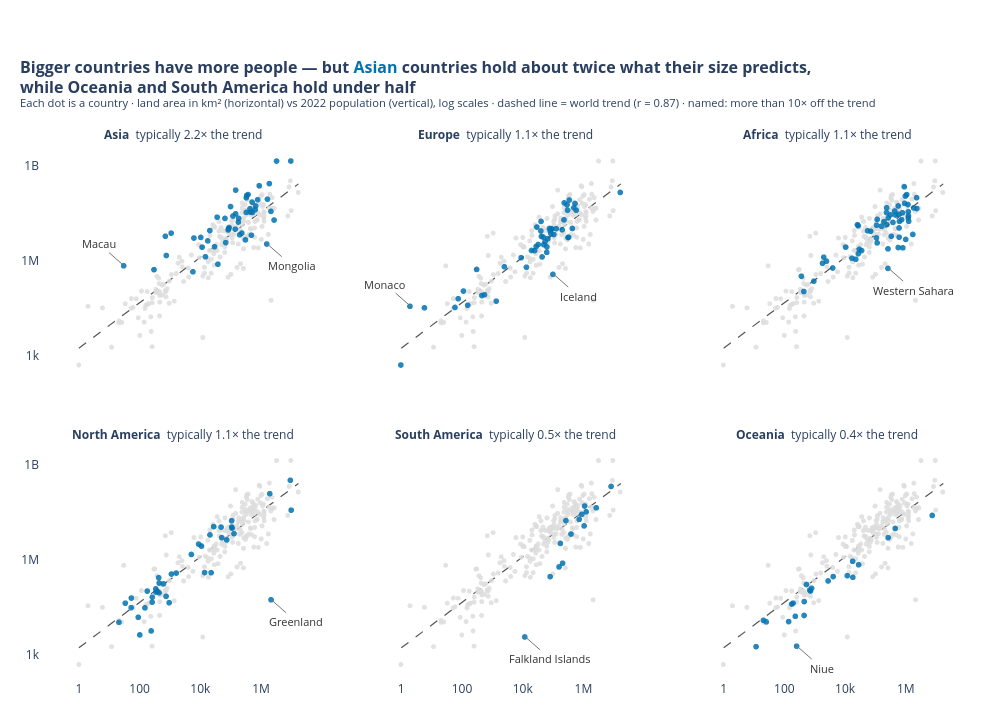

The notebook cell this image was saved under:
### Markdown cell above
**Chart choice & justification:** *Which chart did you choose, and why? Justify design choices.

**Scatter plot on log–log axes, shown as small multiples (one panel per continent).** Area vs population is a relationship between two numeric variables, and both span six or more orders of magnitude, so log scales are needed to see anything besides the giants.

*Design:* Each panel shows every country in grey for context and highlights one continent in blue against the same dashed world trend line, so the continents can be compared without a six-colour legend. Panels are ordered from furthest above the trend (Asia) to furthest below (Oceania), and each panel title states how far its typical country sits from the trend. The countries that break the pattern most (the furthest above and below the trend in each continent, if more than 10× off it) are labelled directly.

### Code cell
# Q3
GREY, ACCENT = '#DDDDDD', '#0072B2'

# World trend on log–log scales: log10(population) = b0 + b1 · log10(area)
log_area, log_pop = np.log10(df['Area']), np.log10(df['2022 Population'])
b1, b0 = np.polyfit(log_area, log_pop, 1)
r = np.corrcoef(log_area, log_pop)[0, 1]
q3 = df.assign(Residual=log_pop - (b0 + b1 * log_area))     # > 0: more people than the trend predicts

# How far each continent's typical country sits from the trend (10**median residual = "× the trend")
vs_trend = 10 ** q3.groupby('Continent')['Residual'].median().sort_values(ascending=False)

# Small multiples: every panel shows ALL countries in grey for context and highlights one continent
panels = pd.concat([q3.assign(Panel=c) for c in vs_trend.index], ignore_index=True)
panels['Group'] = np.where(panels['Continent'] == panels['Panel'], 'Highlighted', 'Context')

fig = px.scatter(panels, x='Area', y='2022 Population', facet_col='Panel', facet_col_wrap=3,
                 color='Group', log_x=True, log_y=True, hover_name='Country',
                 hover_data={'Panel': False, 'Group': False, 'Area': ':,', '2022 Population': ':,'},
                 category_orders={'Panel': list(vs_trend.index), 'Group': ['Context', 'Highlighted']},
                 color_discrete_map={'Context': GREY, 'Highlighted': ACCENT},
                 facet_col_spacing=0.04, facet_row_spacing=0.12, template='plotly_white')
fig.update_traces(marker=dict(size=6, opacity=0.85))
fig.update_traces(selector=dict(name='Context'), hoverinfo='skip', hovertemplate=None, marker=dict(size=5))

# Facet titles: continent + how far its typical country sits from the world trend
fig.for_each_annotation(lambda a: a.update(
    text=f"<b>{a.text.split('=')[-1]}</b>  typically {vs_trend[a.text.split('=')[-1]]:.1f}× the trend"))

# Same dashed world trend line in every panel
xs = np.logspace(np.log10(df['Area'].min()), np.log10(df['Area'].max()), 50)
fig.add_scatter(x=xs, y=10 ** (b0 + b1 * np.log10(xs)), mode='lines', hoverinfo='skip', showlegend=False,
                line=dict(color='#555555', width=1.2, dash='dash'), row='all', col='all')

# Label the countries that break the pattern: the furthest above and below the trend in each continent,
# if they sit more than 10× off it (|residual| > 1 on the log scale)
breakers = pd.concat([q3.loc[q3.groupby('Continent')['Residual'].idxmax()],
                      q3.loc[q3.groupby('Continent')['Residual'].idxmin()]])
breakers = breakers[breakers['Residual'].abs() > 1].set_index('Country')
for trace in fig.data:
    if trace.name != 'Highlighted':
        continue
    for country, x, y in zip(trace.hovertext, trace.x, trace.y):
        if country in breakers.index:
            above = breakers.loc[country, 'Residual'] > 0
            fig.add_annotation(x=np.log10(x), y=np.log10(y), xref=trace.xaxis, yref=trace.yaxis, text=country,
                               showarrow=True, arrowhead=0, arrowwidth=1, arrowcolor='#757575',
                               ax=-25 if above else 25, ay=-22 if above else 22, font=dict(size=11, color='#333333'))

fig.update_xaxes(title=None, showgrid=False, tickvals=[1, 100, 1e4, 1e6], ticktext=['1', '100', '10k', '1M'])
fig.update_yaxes(title=None, showgrid=False, tickvals=[1e3, 1e6, 1e9], ticktext=['1k', '1M', '1B'])
fig.update_layout(
    title=dict(text=f"<b>Bigger countries have more people — but <span style='color:{ACCENT}'>Asian</span> countries hold "
                    f"about twice what their size predicts,<br>while Oceania and South America hold under half</b>"
                    f"<br><sup>Each dot is a country · land area in km² (horizontal) vs 2022 population (vertical), log scales · "
                    f"dashed line = world trend (r = {r:.2f}) · named: more than 10× off the trend</sup>",
               x=0.02, xanchor='left', font=dict(size=16)),
    showlegend=False, width=1000, height=720, margin=dict(l=40, r=30, t=145, b=40))
fig.show()

### Figure 1 — Plotly figure (JSON) as saved in the notebook; plotly's stock layout.template omitted (floating-point values rounded to 4 significant figures; data arrays with more than 128 entries replaced by an {"elided": "..."} marker saying what was removed)
{"data": [{"customdata": {"elided": "184x2 str values"}, "hoverinfo": "skip", "hovertext": {"elided": "184 str values"}, "legendgroup": "Context", "marker": {"color": "#DDDDDD", "opacity": 0.85, "size": 5, "symbol": "circle"}, "mode": "markers", "name": "Context", "showlegend": true, "type": "scattergl", "x": {"elided": "184 int values"}, "xaxis": "x4", "y": {"elided": "184 int values"}, "yaxis": "y4"}, {"customdata": [["Asia", "Highlighted"], ["Asia", "Highlighted"], ["Asia", "Highlighted"], ["Asia", "Highlighted"], ["Asia", "Highlighted"], ["Asia", "Highlighted"], ["Asia", "Highlighted"], ["Asia", "Highlighted"], ["Asia", "Highlighted"], ["Asia", "Highlighted"], ["Asia", "Highlighted"], ["Asia", "Highlighted"], ["Asia", "Highlighted"], ["Asia", "Highlighted"], ["Asia", "Highlighted"], ["Asia", "Highlighted"], ["Asia", "Highlighted"], ["Asia", "Highlighted"], ["Asia", "Highlighted"], ["Asia", "Highlighted"], ["Asia", "Highlighted"], ["Asia", "Highlighted"], ["Asia", "Highlighted"], ["Asia", "Highlighted"], ["Asia", "Highlighted"], ["Asia", "Highlighted"], ["Asia", "Highlighted"], ["Asia", "Highlighted"], ["Asia", "Highlighted"], ["Asia", "Highlighted"], ["Asia", "Highlighted"], ["Asia", "Highlighted"], ["Asia", "Highlighted"], ["Asia", "Highlighted"], ["Asia", "Highlighted"], ["Asia", "Highlighted"], ["Asia", "Highlighted"], ["Asia", "Highlighted"], ["Asia", "Highlighted"], ["Asia", "Highlighted"], ["Asia", "Highlighted"], ["Asia", "Highlighted"], ["Asia", "Highlighted"], ["Asia", "Highlighted"], ["Asia", "Highlighted"], ["Asia", "Highlighted"], ["Asia", "Highlighted"], ["Asia", "Highlighted"], ["Asia", "Highlighted"], ["Asia", "Highlighted"]], "hovertemplate": "<b>%{hovertext}</b><br><br>Area=%{x:,}<br>2022 Population=%{y:,}<extra></extra>", "hovertext": ["Afghanistan", "Armenia", "Azerbaijan", "Bahrain", "Bangladesh", "Bhutan", "Brunei", "Cambodia", "China", "Georgia", "Hong Kong", "India", "Indonesia", "Iran", "Iraq", "Israel", "Japan", "Jordan", "Kazakhstan", "Kuwait", "Kyrgyzstan", "Laos", "Lebanon", "Macau", "Malaysia", "Maldives", "Mongolia", "Myanmar", "Nepal", "North Korea", "Oman", "Pakistan", "Palestine", "Philippines", "Qatar", "Saudi Arabia", "Singapore", "South Korea", "Sri Lanka", "Syria", "Taiwan", "Tajikistan", "Thailand", "Timor-Leste", "Turkey", "Turkmenistan", "United Arab Emirates", "Uzbekistan", "Vietnam", "Yemen"], "legendgroup": "Highlighted", "marker": {"color": "#0072B2", "opacity": 0.85, "size": 6, "symbol": "circle"}, "mode": "markers", "name": "Highlighted", "showlegend": true, "type": "scattergl", "x": [652230, 29743, 86600, 765, 147570, 38394, 5765, 181035, 9706961, 69700, 1104, 3287590, 1904569, 1648195, 438317, 20770, 377930, 89342, 2724900, 17818, 199951, 236800, 10452, 30, 330803, 300, 1564110, 676578, 147181, 120538, 309500, 881912, 6220, 342353, 11586, 2149690, 710, 100210, 65610, 185180, 36193, 143100, 513120, 14874, 783562, 488100, 83600, 447400, 331212, 527968], "xaxis": "x4", "y": [41128771, 2780469, 10358074, 1472233, 171186372, 782455, 449002, 16767842, 1425887337, 3744385, 7488865, 1417173173, 275501339, 88550570, 44496122, 9038309, 123951692, 11285869, 19397998, 4268873, 6630623, 7529475, 5489739, 695168, 33938221, 523787, 3398366, 54179306, 30547580, 26069416, 4576298, 235824862, 5250072, 115559009, 2695122, 36408820, 5975689, 51815810, 21832143, 22125249, 23893394, 9952787, 71697030, 1341296, 85341241, 6430770, 9441129, 34627652, 98186856, 33696614], "yaxis": "y4"}, {"customdata": {"elided": "184x2 str values"}, "hoverinfo": "skip", "hovertext": {"elided": "184 str values"}, "legendgroup": "Context", "marker": {"color": "#DDDDDD", "opacity": 0.85, "size": 5, "symbol": "circle"}, "mode": "markers", "name": "Context", "showlegend": false, "type": "scattergl", "x": {"elided": "184 int values"}, "xaxis": "x5", "y": {"elided": "184 int values"}, "yaxis": "y5"}, {"customdata": [["Europe", "Highlighted"], ["Europe", "Highlighted"], ["Europe", "Highlighted"], ["Europe", "Highlighted"], ["Europe", "Highlighted"], ["Europe", "Highlighted"], ["Europe", "Highlighted"], ["Europe", "Highlighted"], ["Europe", "Highlighted"], ["Europe", "Highlighted"], ["Europe", "Highlighted"], ["Europe", "Highlighted"], ["Europe", "Highlighted"], ["Europe", "Highlighted"], ["Europe", "Highlighted"], ["Europe", "Highlighted"], ["Europe", "Highlighted"], ["Europe", "Highlighted"], ["Europe", "Highlighted"], ["Europe", "Highlighted"], ["Europe", "Highlighted"], ["Europe", "Highlighted"], ["Europe", "Highlighted"], ["Europe", "Highlighted"], ["Europe", "Highlighted"], ["Europe", "Highlighted"], ["Europe", "Highlighted"], ["Europe", "Highlighted"], ["Europe", "Highlighted"], ["Europe", "Highlighted"], ["Europe", "Highlighted"], ["Europe", "Highlighted"], ["Europe", "Highlighted"], ["Europe", "Highlighted"], ["Europe", "Highlighted"], ["Europe", "Highlighted"], ["Europe", "Highlighted"], ["Europe", "Highlighted"], ["Europe", "Highlighted"], ["Europe", "Highlighted"], ["Europe", "Highlighted"], ["Europe", "Highlighted"], ["Europe", "Highlighted"], ["Europe", "Highlighted"], ["Europe", "Highlighted"], ["Europe", "Highlighted"], ["Europe", "Highlighted"], ["Europe", "Highlighted"], ["Europe", "Highlighted"], ["Europe", "Highlighted"]], "hovertemplate": "<b>%{hovertext}</b><br><br>Area=%{x:,}<br>2022 Population=%{y:,}<extra></extra>", "hovertext": ["Albania", "Andorra", "Austria", "Belarus", "Belgium", "Bosnia and Herzegovina", "Bulgaria", "Croatia", "Cyprus", "Czech Republic", "Denmark", "Estonia", "Faroe Islands", "Finland", "France", "Germany", "Gibraltar", "Greece", "Guernsey", "Hungary", "Iceland", "Ireland", "Isle of Man", "Italy", "Jersey", "Latvia", "Liechtenstein", "Lithuania", "Luxembourg", "Malta", "Moldova", "Monaco", "Montenegro", "Netherlands", "North Macedonia", "Norway", "Poland", "Portugal", "Romania", "Russia", "San Marino", "Serbia", "Slovakia", "Slovenia", "Spain", "Sweden", "Switzerland", "Ukraine", "United Kingdom", "Vatican City"], "legendgroup": "Highlighted", "marker": {"color": "#0072B2", "opacity": 0.85, "size": 6, "symbol": "circle"}, "mode": "markers", "name": "Highlighted", "showlegend": false, "type": "scattergl", "x": [28748, 468, 83871, 207600, 30528, 51209, 110879, 56594, 9251, 78865, 43094, 45227, 1393, 338424, 551695, 357114, 6, 131990, 78, 93028, 103000, 70273, 572, 301336, 116, 64559, 160, 65300, 2586, 316, 33846, 2, 13812, 41850, 25713, 323802, 312679, 92090, 238391, 17098242, 61, 88361, 49037, 20273, 505992, 450295, 41284, 603500, 242900, 1], "xaxis": "x5", "y": [2842321, 79824, 8939617, 9534954, 11655930, 3233526, 6781953, 4030358, 1251488, 10493986, 5882261, 1326062, 53090, 5540745, 64626628, 83369843, 32649, 10384971, 63301, 9967308, 372899, 5023109, 84519, 59037474, 110778, 1850651, 39327, 2750055, 647599, 533286, 3272996, 36469, 627082, 17564014, 2093599, 5434319, 39857145, 10270865, 19659267, 144713314, 33660, 7221365, 5643453, 2119844, 47558630, 10549347, 8740472, 39701739, 67508936, 510], "yaxis": "y5"}, {"customdata": {"elided": "177x2 str values"}, "hoverinfo": "skip", "hovertext": {"elided": "177 str values"}, "legendgroup": "Context", "marker": {"color": "#DDDDDD", "opacity": 0.85, "size": 5, "symbol": "circle"}, "mode": "markers", "name": "Context", "showlegend": false, "type": "scattergl", "x": {"elided": "177 int values"}, "xaxis": "x6", "y": {"elided": "177 int values"}, "yaxis": "y6"}, {"customdata": [["Africa", "Highlighted"], ["Africa", "Highlighted"], ["Africa", "Highlighted"], ["Africa", "Highlighted"], ["Africa", "Highlighted"], ["Africa", "Highlighted"], ["Africa", "Highlighted"], ["Africa", "Highlighted"], ["Africa", "Highlighted"], ["Africa", "Highlighted"], ["Africa", "Highlighted"], ["Africa", "Highlighted"], ["Africa", "Highlighted"], ["Africa", "Highlighted"], ["Africa", "Highlighted"], ["Africa", "Highlighted"], ["Africa", "Highlighted"], ["Africa", "Highlighted"], ["Africa", "Highlighted"], ["Africa", "Highlighted"], ["Africa", "Highlighted"], ["Africa", "Highlighted"], ["Africa", "Highlighted"], ["Africa", "Highlighted"], ["Africa", "Highlighted"], ["Africa", "Highlighted"], ["Africa", "Highlighted"], ["Africa", "Highlighted"], ["Africa", "Highlighted"], ["Africa", "Highlighted"], ["Africa", "Highlighted"], ["Africa", "Highlighted"], ["Africa", "Highlighted"], ["Africa", "Highlighted"], ["Africa", "Highlighted"], ["Africa", "Highlighted"], ["Africa", "Highlighted"], ["Africa", "Highlighted"], ["Africa", "Highlighted"], ["Africa", "Highlighted"], ["Africa", "Highlighted"], ["Africa", "Highlighted"], ["Africa", "Highlighted"], ["Africa", "Highlighted"], ["Africa", "Highlighted"], ["Africa", "Highlighted"], ["Africa", "Highlighted"], ["Africa", "Highlighted"], ["Africa", "Highlighted"], ["Africa", "Highlighted"], ["Africa", "Highlighted"], ["Africa", "Highlighted"], ["Africa", "Highlighted"], ["Africa", "Highlighted"], ["Africa", "Highlighted"], ["Africa", "Highlighted"], ["Africa", "Highlighted"]], "hovertemplate": "<b>%{hovertext}</b><br><br>Area=%{x:,}<br>2022 Population=%{y:,}<extra></extra>", "hovertext": ["Algeria", "Angola", "Benin", "Botswana", "Burkina Faso", "Burundi", "Cameroon", "Cape Verde", "Central African Republic", "Chad", "Comoros", "Djibouti", "DR Congo", "Egypt", "Equatorial Guinea", "Eritrea", "Eswatini", "Ethiopia", "Gabon", "Gambia", "Ghana", "Guinea", "Guinea-Bissau", "Ivory Coast", "Kenya", "Lesotho", "Liberia", "Libya", "Madagascar", "Malawi", "Mali", "Mauritania", "Mauritius", "Mayotte", "Morocco", "Mozambique", "Namibia", "Niger", "Nigeria", "Republic of the Congo", "Reunion", "Rwanda", "Sao Tome and Principe", "Senegal", "Seychelles", "Sierra Leone", "Somalia", "South Africa", "South Sudan", "Sudan", "Tanzania", "Togo", "Tunisia", "Uganda", "Western Sahara", "Zambia", "Zimbabwe"], "legendgroup": "Highlighted", "marker": {"color": "#0072B2", "opacity": 0.85, "size": 6, "symbol": "circle"}, "mode": "markers", "name": "Highlighted", "showlegend": false, "type": "scattergl", "x": [2381741, 1246700, 112622, 582000, 272967, 27834, 475442, 4033, 622984, 1284000, 1862, 23200, 2344858, 1002450, 28051, 117600, 17364, 1104300, 267668, 10689, 238533, 245857, 36125, 322463, 580367, 30355, 111369, 1759540, 587041, 118484, 1240192, 1030700, 2040, 374, 446550, 801590, 825615, 1267000, 923768, 342000, 2511, 26338, 964, 196722, 452, 71740, 637657, 1221037, 619745, 1886068, 945087, 56785, 163610, 241550, 266000, 752612, 390757], "xaxis": "x6", "y": [44903225, 35588987, 13352864, 2630296, 22673762, 12889576, 27914536, 593149, 5579144, 17723315, 836774, 1120849, 99010212, 110990103, 1674908, 3684032, 1201670, 123379924, 2388992, 2705992, 33475870, 13859341, 2105566, 28160542, 54027487, 2305825, 5302681, 6812341, 29611714, 20405317, 22593590, 4736139, 1299469, 326101, 37457971, 32969517, 2567012, 26207977, 218541212, 5970424, 974052, 13776698, 227380, 17316449, 107118, 8605718, 17597511, 59893885, 10913164, 46874204, 65497748, 8848699, 12356117, 47249585, 575986, 20017675, 16320537], "yaxis": "y6"}, {"customdata": {"elided": "194x2 str values"}, "hoverinfo": "skip", "hovertext": {"elided": "194 str values"}, "legendgroup": "Context", "marker": {"color": "#DDDDDD", "opacity": 0.85, "size": 5, "symbol": "circle"}, "mode": "markers", "name": "Context", "showlegend": false, "type": "scattergl", "x": {"elided": "194 int values"}, "xaxis": "x", "y": {"elided": "194 int values"}, "yaxis": "y"}, {"customdata": [["North America", "Highlighted"], ["North America", "Highlighted"], ["North America", "Highlighted"], ["North America", "Highlighted"], ["North America", "Highlighted"], ["North America", "Highlighted"], ["North America", "Highlighted"], ["North America", "Highlighted"], ["North America", "Highlighted"], ["North America", "Highlighted"], ["North America", "Highlighted"], ["North America", "Highlighted"], ["North America", "Highlighted"], ["North America", "Highlighted"], ["North America", "Highlighted"], ["North America", "Highlighted"], ["North America", "Highlighted"], ["North America", "Highlighted"], ["North America", "Highlighted"], ["North America", "Highlighted"], ["North America", "Highlighted"], ["North America", "Highlighted"], ["North America", "Highlighted"], ["North America", "Highlighted"], ["North America", "Highlighted"], ["North America", "Highlighted"], ["North America", "Highlighted"], ["North America", "Highlighted"], ["North America", "Highlighted"], ["North America", "Highlighted"], ["North America", "Highlighted"], ["North America", "Highlighted"], ["North America", "Highlighted"], ["North America", "Highlighted"], ["North America", "Highlighted"], ["North America", "Highlighted"], ["North America", "Highlighted"], ["North America", "Highlighted"], ["North America", "Highlighted"], ["North America", "Highlighted"]], "hovertemplate": "<b>%{hovertext}</b><br><br>Area=%{x:,}<br>2022 Population=%{y:,}<extra></extra>", "hovertext": ["Anguilla", "Antigua and Barbuda", "Aruba", "Bahamas", "Barbados", "Belize", "Bermuda", "British Virgin Islands", "Canada", "Cayman Islands", "Costa Rica", "Cuba", "Curacao", "Dominica", "Dominican Republic", "El Salvador", "Greenland", "Grenada", "Guadeloupe", "Guatemala", "Haiti", "Honduras", "Jamaica", "Martinique", "Mexico", "Montserrat", "Nicaragua", "Panama", "Puerto Rico", "Saint Barthelemy", "Saint Kitts and Nevis", "Saint Lucia", "Saint Martin", "Saint Pierre and Miquelon", "Saint Vincent and the Grenadines", "Sint Maarten", "Trinidad and Tobago", "Turks and Caicos Islands", "United States", "United States Virgin Islands"], "legendgroup": "Highlighted", "marker": {"color": "#0072B2", "opacity": 0.85, "size": 6, "symbol": "circle"}, "mode": "markers", "name": "Highlighted", "showlegend": false, "type": "scattergl", "x": [91, 442, 180, 13943, 430, 22966, 54, 151, 9984670, 264, 51100, 109884, 444, 751, 48671, 21041, 2166086, 344, 1628, 108889, 27750, 112492, 10991, 1128, 1964375, 102, 130373, 75417, 8870, 21, 261, 616, 53, 242, 389, 34, 5130, 948, 9372610, 347], "xaxis": "x", "y": [15857, 93763, 106445, 409984, 281635, 405272, 64184, 31305, 38454327, 68706, 5180829, 11212191, 191163, 72737, 11228821, 6336392, 56466, 125438, 395752, 17843908, 11584996, 10432860, 2827377, 367507, 127504125, 4390, 6948392, 4408581, 3252407, 10967, 47657, 179857, 31791, 5862, 103948, 44175, 1531044, 45703, 338289857, 99465], "yaxis": "y"}, {"customdata": {"elided": "220x2 str values"}, "hoverinfo": "skip", "hovertext": {"elided": "220 str values"}, "legendgroup": "Context", "marker": {"color": "#DDDDDD", "opacity": 0.85, "size": 5, "symbol": "circle"}, "mode": "markers", "name": "Context", "showlegend": false, "type": "scattergl", "x": {"elided": "220 int values"}, "xaxis": "x2", "y": {"elided": "220 int values"}, "yaxis": "y2"}, {"customdata": [["South America", "Highlighted"], ["South America", "Highlighted"], ["South America", "Highlighted"], ["South America", "Highlighted"], ["South America", "Highlighted"], ["South America", "Highlighted"], ["South America", "Highlighted"], ["South America", "Highlighted"], ["South America", "Highlighted"], ["South America", "Highlighted"], ["South America", "Highlighted"], ["South America", "Highlighted"], ["South America", "Highlighted"], ["South America", "Highlighted"]], "hovertemplate": "<b>%{hovertext}</b><br><br>Area=%{x:,}<br>2022 Population=%{y:,}<extra></extra>", "hovertext": ["Argentina", "Bolivia", "Brazil", "Chile", "Colombia", "Ecuador", "Falkland Islands", "French Guiana", "Guyana", "Paraguay", "Peru", "Suriname", "Uruguay", "Venezuela"], "legendgroup": "Highlighted", "marker": {"color": "#0072B2", "opacity": 0.85, "size": 6, "symbol": "circle"}, "mode": "markers", "name": "Highlighted", "showlegend": false, "type": "scattergl", "x": [2780400, 1098581, 8515767, 756102, 1141748, 276841, 12173, 83534, 214969, 406752, 1285216, 163820, 181034, 916445], "xaxis": "x2", "y": [45510318, 12224110, 215313498, 19603733, 51874024, 18001000, 3780, 304557, 808726, 6780744, 34049588, 618040, 3422794, 28301696], "yaxis": "y2"}, {"customdata": {"elided": "211x2 str values"}, "hoverinfo": "skip", "hovertext": {"elided": "211 str values"}, "legendgroup": "Context", "marker": {"color": "#DDDDDD", "opacity": 0.85, "size": 5, "symbol": "circle"}, "mode": "markers", "name": "Context", "showlegend": false, "type": "scattergl", "x": {"elided": "211 int values"}, "xaxis": "x3", "y": {"elided": "211 int values"}, "yaxis": "y3"}, {"customdata": [["Oceania", "Highlighted"], ["Oceania", "Highlighted"], ["Oceania", "Highlighted"], ["Oceania", "Highlighted"], ["Oceania", "Highlighted"], ["Oceania", "Highlighted"], ["Oceania", "Highlighted"], ["Oceania", "Highlighted"], ["Oceania", "Highlighted"], ["Oceania", "Highlighted"], ["Oceania", "Highlighted"], ["Oceania", "Highlighted"], ["Oceania", "Highlighted"], ["Oceania", "Highlighted"], ["Oceania", "Highlighted"], ["Oceania", "Highlighted"], ["Oceania", "Highlighted"], ["Oceania", "Highlighted"], ["Oceania", "Highlighted"], ["Oceania", "Highlighted"], ["Oceania", "Highlighted"], ["Oceania", "Highlighted"], ["Oceania", "Highlighted"]], "hovertemplate": "<b>%{hovertext}</b><br><br>Area=%{x:,}<br>2022 Population=%{y:,}<extra></extra>", "hovertext": ["American Samoa", "Australia", "Cook Islands", "Fiji", "French Polynesia", "Guam", "Kiribati", "Marshall Islands", "Micronesia", "Nauru", "New Caledonia", "New Zealand", "Niue", "Northern Mariana Islands", "Palau", "Papua New Guinea", "Samoa", "Solomon Islands", "Tokelau", "Tonga", "Tuvalu", "Vanuatu", "Wallis and Futuna"], "legendgroup": "Highlighted", "marker": {"color": "#0072B2", "opacity": 0.85, "size": 6, "symbol": "circle"}, "mode": "markers", "name": "Highlighted", "showlegend": false, "type": "scattergl", "x": [199, 7692024, 236, 18272, 4167, 549, 811, 181, 702, 21, 18575, 270467, 260, 464, 459, 462840, 2842, 28896, 12, 747, 26, 12189, 142], "xaxis": "x3", "y": [44273, 26177413, 17011, 929766, 306279, 171774, 131232, 41569, 114164, 12668, 289950, 5185288, 1934, 49551, 18055, 10142619, 222382, 724273, 1871, 106858, 11312, 326740, 11572], "yaxis": "y3"}, {"hoverinfo": "skip", "line": {"color": "#555555", "dash": "dash", "width": 1.2}, "mode": "lines", "showlegend": false, "type": "scatter", "x": [1.0, 1.405, 1.973, 2.772, 3.894, 5.471, 7.685, 10.8, 15.17, 21.31, 29.93, 42.05, 59.07, 82.97, 116.6, 163.7, 230.0, 323.1, 453.9, 637.7, 895.8, 1258.0, 1768.0, 2483.0, 3489.0, 4901.0, 6885.0, 9672.0, 13590.0, 19090.0, 26810.0, 37670.0, 52910.0, 74330.0, 104400.0, 146700.0, 206100.0, 289500.0, 406700.0, 571300.0, 802500.0, 1127000.0, 1584000.0, 2225000.0, 3125000.0, 4390000.0, 6168000.0, 8664000.0, 12170000.0, 17100000.0], "xaxis": "x", "y": [1715.0, 2188.0, 2791.0, 3561.0, 4543.0, 5796.0, 7395.0, 9434.0, 12040.0, 15360.0, 19590.0, 25000.0, 31890.0, 40690.0, 51910.0, 66230.0, 84490.0, 107800.0, 137500.0, 175500.0, 223900.0, 285600.0, 364400.0, 464900.0, 593100.0, 756700.0, 965400.0, 1232000.0, 1571000.0, 2005000.0, 2558000.0, 3263000.0, 4163000.0, 5312000.0, 6777000.0, 8646000.0, 11030000.0, 14070000.0, 17950000.0, 22910000.0, 29220000.0, 37290000.0, 47570000.0, 60690000.0, 77430000.0, 98790000.0, 126000000.0, 160800000.0, 205100000.0, 261700000.0], "yaxis": "y"}, {"hoverinfo": "skip", "line": {"color": "#555555", "dash": "dash", "width": 1.2}, "mode": "lines", "showlegend": false, "type": "scatter", "x": [1.0, 1.405, 1.973, 2.772, 3.894, 5.471, 7.685, 10.8, 15.17, 21.31, 29.93, 42.05, 59.07, 82.97, 116.6, 163.7, 230.0, 323.1, 453.9, 637.7, 895.8, 1258.0, 1768.0, 2483.0, 3489.0, 4901.0, 6885.0, 9672.0, 13590.0, 19090.0, 26810.0, 37670.0, 52910.0, 74330.0, 104400.0, 146700.0, 206100.0, 289500.0, 406700.0, 571300.0, 802500.0, 1127000.0, 1584000.0, 2225000.0, 3125000.0, 4390000.0, 6168000.0, 8664000.0, 12170000.0, 17100000.0], "xaxis": "x2", "y": [1715.0, 2188.0, 2791.0, 3561.0, 4543.0, 5796.0, 7395.0, 9434.0, 12040.0, 15360.0, 19590.0, 25000.0, 31890.0, 40690.0, 51910.0, 66230.0, 84490.0, 107800.0, 137500.0, 175500.0, 223900.0, 285600.0, 364400.0, 464900.0, 593100.0, 756700.0, 965400.0, 1232000.0, 1571000.0, 2005000.0, 2558000.0, 3263000.0, 4163000.0, 5312000.0, 6777000.0, 8646000.0, 11030000.0, 14070000.0, 17950000.0, 22910000.0, 29220000.0, 37290000.0, 47570000.0, 60690000.0, 77430000.0, 98790000.0, 126000000.0, 160800000.0, 205100000.0, 261700000.0], "yaxis": "y2"}, {"hoverinfo": "skip", "line": {"color": "#555555", "dash": "dash", "width": 1.2}, "mode": "lines", "showlegend": false, "type": "scatter", "x": [1.0, 1.405, 1.973, 2.772, 3.894, 5.471, 7.685, 10.8, 15.17, 21.31, 29.93, 42.05, 59.07, 82.97, 116.6, 163.7, 230.0, 323.1, 453.9, 637.7, 895.8, 1258.0, 1768.0, 2483.0, 3489.0, 4901.0, 6885.0, 9672.0, 13590.0, 19090.0, 26810.0, 37670.0, 52910.0, 74330.0, 104400.0, 146700.0, 206100.0, 289500.0, 406700.0, 571300.0, 802500.0, 1127000.0, 1584000.0, 2225000.0, 3125000.0, 4390000.0, 6168000.0, 8664000.0, 12170000.0, 17100000.0], "xaxis": "x3", "y": [1715.0, 2188.0, 2791.0, 3561.0, 4543.0, 5796.0, 7395.0, 9434.0, 12040.0, 15360.0, 19590.0, 25000.0, 31890.0, 40690.0, 51910.0, 66230.0, 84490.0, 107800.0, 137500.0, 175500.0, 223900.0, 285600.0, 364400.0, 464900.0, 593100.0, 756700.0, 965400.0, 1232000.0, 1571000.0, 2005000.0, 2558000.0, 3263000.0, 4163000.0, 5312000.0, 6777000.0, 8646000.0, 11030000.0, 14070000.0, 17950000.0, 22910000.0, 29220000.0, 37290000.0, 47570000.0, 60690000.0, 77430000.0, 98790000.0, 126000000.0, 160800000.0, 205100000.0, 261700000.0], "yaxis": "y3"}, {"hoverinfo": "skip", "line": {"color": "#555555", "dash": "dash", "width": 1.2}, "mode": "lines", "showlegend": false, "type": "scatter", "x": [1.0, 1.405, 1.973, 2.772, 3.894, 5.471, 7.685, 10.8, 15.17, 21.31, 29.93, 42.05, 59.07, 82.97, 116.6, 163.7, 230.0, 323.1, 453.9, 637.7, 895.8, 1258.0, 1768.0, 2483.0, 3489.0, 4901.0, 6885.0, 9672.0, 13590.0, 19090.0, 26810.0, 37670.0, 52910.0, 74330.0, 104400.0, 146700.0, 206100.0, 289500.0, 406700.0, 571300.0, 802500.0, 1127000.0, 1584000.0, 2225000.0, 3125000.0, 4390000.0, 6168000.0, 8664000.0, 12170000.0, 17100000.0], "xaxis": "x4", "y": [1715.0, 2188.0, 2791.0, 3561.0, 4543.0, 5796.0, 7395.0, 9434.0, 12040.0, 15360.0, 19590.0, 25000.0, 31890.0, 40690.0, 51910.0, 66230.0, 84490.0, 107800.0, 137500.0, 175500.0, 223900.0, 285600.0, 364400.0, 464900.0, 593100.0, 756700.0, 965400.0, 1232000.0, 1571000.0, 2005000.0, 2558000.0, 3263000.0, 4163000.0, 5312000.0, 6777000.0, 8646000.0, 11030000.0, 14070000.0, 17950000.0, 22910000.0, 29220000.0, 37290000.0, 47570000.0, 60690000.0, 77430000.0, 98790000.0, 126000000.0, 160800000.0, 205100000.0, 261700000.0], "yaxis": "y4"}, {"hoverinfo": "skip", "line": {"color": "#555555", "dash": "dash", "width": 1.2}, "mode": "lines", "showlegend": false, "type": "scatter", "x": [1.0, 1.405, 1.973, 2.772, 3.894, 5.471, 7.685, 10.8, 15.17, 21.31, 29.93, 42.05, 59.07, 82.97, 116.6, 163.7, 230.0, 323.1, 453.9, 637.7, 895.8, 1258.0, 1768.0, 2483.0, 3489.0, 4901.0, 6885.0, 9672.0, 13590.0, 19090.0, 26810.0, 37670.0, 52910.0, 74330.0, 104400.0, 146700.0, 206100.0, 289500.0, 406700.0, 571300.0, 802500.0, 1127000.0, 1584000.0, 2225000.0, 3125000.0, 4390000.0, 6168000.0, 8664000.0, 12170000.0, 17100000.0], "xaxis": "x5", "y": [1715.0, 2188.0, 2791.0, 3561.0, 4543.0, 5796.0, 7395.0, 9434.0, 12040.0, 15360.0, 19590.0, 25000.0, 31890.0, 40690.0, 51910.0, 66230.0, 84490.0, 107800.0, 137500.0, 175500.0, 223900.0, 285600.0, 364400.0, 464900.0, 593100.0, 756700.0, 965400.0, 1232000.0, 1571000.0, 2005000.0, 2558000.0, 3263000.0, 4163000.0, 5312000.0, 6777000.0, 8646000.0, 11030000.0, 14070000.0, 17950000.0, 22910000.0, 29220000.0, 37290000.0, 47570000.0, 60690000.0, 77430000.0, 98790000.0, 126000000.0, 160800000.0, 205100000.0, 261700000.0], "yaxis": "y5"}, {"hoverinfo": "skip", "line": {"color": "#555555", "dash": "dash", "width": 1.2}, "mode": "lines", "showlegend": false, "type": "scatter", "x": [1.0, 1.405, 1.973, 2.772, 3.894, 5.471, 7.685, 10.8, 15.17, 21.31, 29.93, 42.05, 59.07, 82.97, 116.6, 163.7, 230.0, 323.1, 453.9, 637.7, 895.8, 1258.0, 1768.0, 2483.0, 3489.0, 4901.0, 6885.0, 9672.0, 13590.0, 19090.0, 26810.0, 37670.0, 52910.0, 74330.0, 104400.0, 146700.0, 206100.0, 289500.0, 406700.0, 571300.0, 802500.0, 1127000.0, 1584000.0, 2225000.0, 3125000.0, 4390000.0, 6168000.0, 8664000.0, 12170000.0, 17100000.0], "xaxis": "x6", "y": [1715.0, 2188.0, 2791.0, 3561.0, 4543.0, 5796.0, 7395.0, 9434.0, 12040.0, 15360.0, 19590.0, 25000.0, 31890.0, 40690.0, 51910.0, 66230.0, 84490.0, 107800.0, 137500.0, 175500.0, 223900.0, 285600.0, 364400.0, 464900.0, 593100.0, 756700.0, 965400.0, 1232000.0, 1571000.0, 2005000.0, 2558000.0, 3263000.0, 4163000.0, 5312000.0, 6777000.0, 8646000.0, 11030000.0, 14070000.0, 17950000.0, 22910000.0, 29220000.0, 37290000.0, 47570000.0, 60690000.0, 77430000.0, 98790000.0, 126000000.0, 160800000.0, 205100000.0, 261700000.0], "yaxis": "y6"}], "layout": {"annotations": [{"showarrow": false, "text": "<b>North America</b>  typically 1.1× the trend", "x": 0.1533, "xanchor": "center", "xref": "paper", "y": 0.44, "yanchor": "bottom", "yref": "paper"}, {"showarrow": false, "text": "<b>South America</b>  typically 0.5× the trend", "x": 0.5, "xanchor": "center", "xref": "paper", "y": 0.44, "yanchor": "bottom", "yref": "paper"}, {"showarrow": false, "text": "<b>Oceania</b>  typically 0.4× the trend", "x": 0.8467, "xanchor": "center", "xref": "paper", "y": 0.44, "yanchor": "bottom", "yref": "paper"}, {"showarrow": false, "text": "<b>Asia</b>  typically 2.2× the trend", "x": 0.1533, "xanchor": "center", "xref": "paper", "y": 1, "yanchor": "bottom", "yref": "paper"}, {"showarrow": false, "text": "<b>Europe</b>  typically 1.1× the trend", "x": 0.5, "xanchor": "center", "xref": "paper", "y": 1, "yanchor": "bottom", "yref": "paper"}, {"showarrow": false, "text": "<b>Africa</b>  typically 1.1× the trend", "x": 0.8467, "xanchor": "center", "xref": "paper", "y": 1, "yanchor": "bottom", "yref": "paper"}, {"arrowcolor": "#757575", "arrowhead": 0, "arrowwidth": 1, "ax": -25, "ay": -22, "font": {"color": "#333333", "size": 11}, "showarrow": true, "text": "Macau", "x": 1.477, "xref": "x4", "y": 5.842, "yref": "y4"}, {"arrowcolor": "#757575", "arrowhead": 0, "arrowwidth": 1, "ax": 25, "ay": 22, "font": {"color": "#333333", "size": 11}, "showarrow": true, "text": "Mongolia", "x": 6.194, "xref": "x4", "y": 6.531, "yref": "y4"}, {"arrowcolor": "#757575", "arrowhead": 0, "arrowwidth": 1, "ax": 25, "ay": 22, "font": {"color": "#333333", "size": 11}, "showarrow": true, "text": "Iceland", "x": 5.013, "xref": "x5", "y": 5.572, "yref": "y5"}, {"arrowcolor": "#757575", "arrowhead": 0, "arrowwidth": 1, "ax": -25, "ay": -22, "font": {"color": "#333333", "size": 11}, "showarrow": true, "text": "Monaco", "x": 0.301, "xref": "x5", "y": 4.562, "yref": "y5"}, {"arrowcolor": "#757575", "arrowhead": 0, "arrowwidth": 1, "ax": 25, "ay": 22, "font": {"color": "#333333", "size": 11}, "showarrow": true, "text": "Western Sahara", "x": 5.425, "xref": "x6", "y": 5.76, "yref": "y6"}, {"arrowcolor": "#757575", "arrowhead": 0, "arrowwidth": 1, "ax": 25, "ay": 22, "font": {"color": "#333333", "size": 11}, "showarrow": true, "text": "Greenland", "x": 6.336, "xref": "x", "y": 4.752, "yref": "y"}, {"arrowcolor": "#757575", "arrowhead": 0, "arrowwidth": 1, "ax": 25, "ay": 22, "font": {"color": "#333333", "size": 11}, "showarrow": true, "text": "Falkland Islands", "x": 4.085, "xref": "x2", "y": 3.577, "yref": "y2"}, {"arrowcolor": "#757575", "arrowhead": 0, "arrowwidth": 1, "ax": 25, "ay": 22, "font": {"color": "#333333", "size": 11}, "showarrow": true, "text": "Niue", "x": 2.415, "xref": "x3", "y": 3.286, "yref": "y3"}], "height": 720, "legend": {"title": {"text": "Group"}, "tracegroupgap": 0}, "margin": {"b": 40, "l": 40, "r": 30, "t": 145}, "showlegend": false, "title": {"font": {"size": 16}, "text": "<b>Bigger countries have more people — but <span style='color:#0072B2'>Asian</span> countries hold about twice what their size predicts,<br>while Oceania and South America hold under half</b><br><sup>Each dot is a country · land area in km² (horizontal) vs 2022 population (vertical), log scales · dashed line = world trend (r = 0.87) · named: more than 10× off the trend</sup>", "x": 0.02, "xanchor": "left"}, "width": 1000, "xaxis": {"anchor": "y", "domain": [0, 0.3067], "showgrid": false, "ticktext": ["1", "100", "10k", "1M"], "tickvals": [1, 100, 10000, 1000000], "title": {}, "type": "log"}, "xaxis2": {"anchor": "y2", "domain": [0.3467, 0.6533], "matches": "x", "showgrid": false, "ticktext": ["1", "100", "10k", "1M"], "tickvals": [1, 100, 10000, 1000000], "title": {}, "type": "log"}, "xaxis3": {"anchor": "y3", "domain": [0.6933, 1.0], "matches": "x", "showgrid": false, "ticktext": ["1", "100", "10k", "1M"], "tickvals": [1, 100, 10000, 1000000], "title": {}, "type": "log"}, "xaxis4": {"anchor": "y4", "domain": [0, 0.3067], "matches": "x", "showgrid": false, "showticklabels": false, "ticktext": ["1", "100", "10k", "1M"], "tickvals": [1, 100, 10000, 1000000], "title": {}, "type": "log"}, "xaxis5": {"anchor": "y5", "domain": [0.3467, 0.6533], "matches": "x", "showgrid": false, "showticklabels": false, "ticktext": ["1", "100", "10k", "1M"], "tickvals": [1, 100, 10000, 1000000], "title": {}, "type": "log"}, "xaxis6": {"anchor": "y6", "domain": [0.6933, 1.0], "matches": "x", "showgrid": false, "showticklabels": false, "ticktext": ["1", "100", "10k", "1M"], "tickvals": [1, 100, 10000, 1000000], "title": {}, "type": "log"}, "yaxis": {"anchor": "x", "domain": [0, 0.44], "showgrid": false, "ticktext": ["1k", "1M", "1B"], "tickvals": [1000, 1000000, 1000000000], "title": {}, "type": "log"}, "yaxis2": {"anchor": "x2", "domain": [0, 0.44], "matches": "y", "showgrid": false, "showticklabels": false, "ticktext": ["1k", "1M", "1B"], "tickvals": [1000, 1000000, 1000000000], "title": {}, "type": "log"}, "yaxis3": {"anchor": "x3", "domain": [0, 0.44], "matches": "y", "showgrid": false, "showticklabels": false, "ticktext": ["1k", "1M", "1B"], "tickvals": [1000, 1000000, 1000000000], "title": {}, "type": "log"}, "yaxis4": {"anchor": "x4", "domain": [0.56, 1], "matches": "y", "showgrid": false, "ticktext": ["1k", "1M", "1B"], "tickvals": [1000, 1000000, 1000000000], "title": {}, "type": "log"}, "yaxis5": {"anchor": "x5", "domain": [0.56, 1], "matches": "y", "showgrid": false, "showticklabels": false, "ticktext": ["1k", "1M", "1B"], "tickvals": [1000, 1000000, 1000000000], "title": {}, "type": "log"}, "yaxis6": {"anchor": "x6", "domain": [0.56, 1], "matches": "y", "showgrid": false, "showticklabels": false, "ticktext": ["1k", "1M", "1B"], "tickvals": [1000, 1000000, 1000000000], "title": {}, "type": "log"}}}
